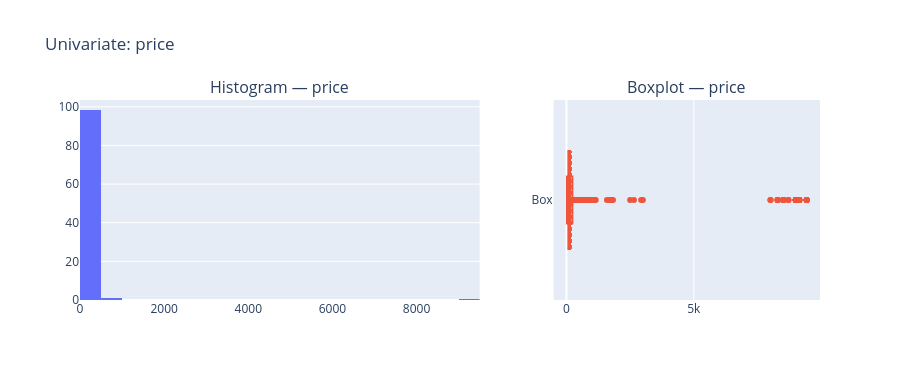
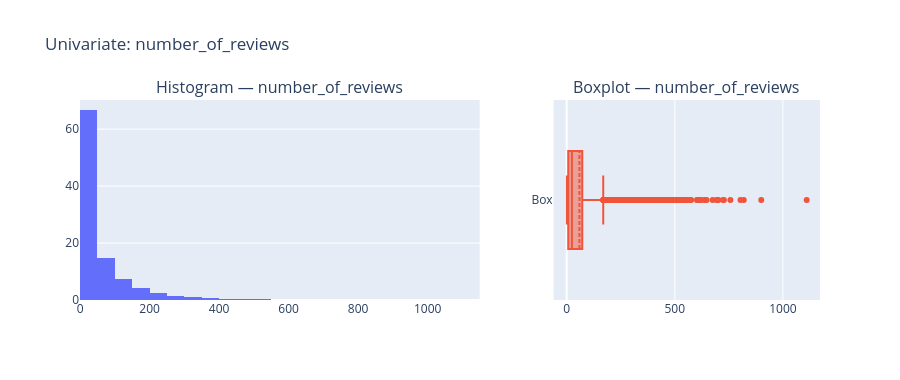
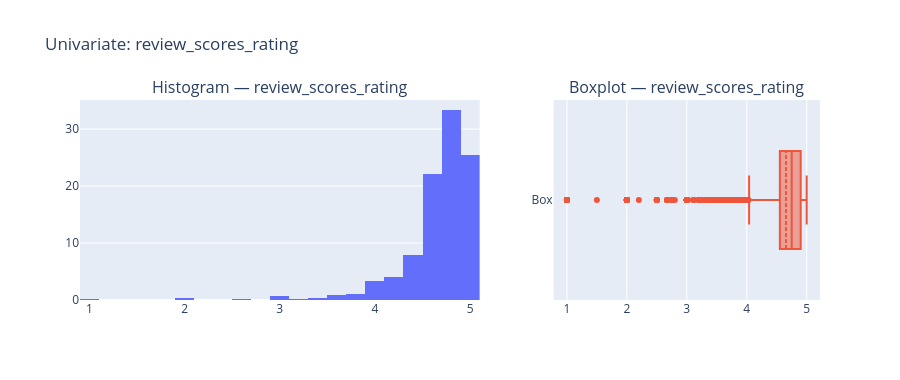
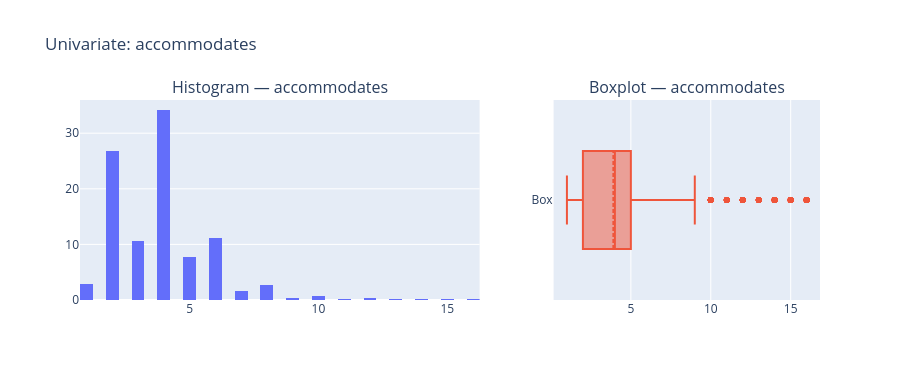

Notebook code for these charts, in order:
### Markdown cell above
## 2 · Univariate analysis

### 2.1 Numerical distributions

### Code cell
num_vars = [
    "price", "number_of_reviews", "review_scores_rating",
    "accommodates", "calculated_host_listings_count",
]
df_num = l_df[num_vars].dropna()

stats = df_num.describe().T
stats["skewness"] = df_num.skew()
display(stats)

for col in num_vars:
    fig = make_subplots(
        rows=1, cols=2, column_widths=[0.6, 0.4],
        subplot_titles=(f"Histogram — {col}", f"Boxplot — {col}"),
    )
    fig.add_trace(
        go.Histogram(x=df_num[col], nbinsx=40, histnorm="percent", name="Hist"),
        row=1, col=1,
    )
    fig.add_trace(
        go.Box(x=df_num[col], boxmean=True, name="Box"),
        row=1, col=2,
    )
    fig.update_layout(title=f"Univariate: {col}", height=380, showlegend=False)
    fig.show()

### Figure 1 — Plotly figure (JSON) as saved in the notebook; plotly's stock layout.template omitted (floating-point values rounded to 4 significant figures; data arrays with more than 128 entries replaced by an {"elided": "..."} marker saying what was removed)
{"data": [{"histnorm": "percent", "name": "Hist", "nbinsx": 40, "type": "histogram", "x": {"elided": "7895 float values"}, "xaxis": "x", "yaxis": "y"}, {"boxmean": true, "name": "Box", "type": "box", "x": {"elided": "7895 float values"}, "xaxis": "x2", "yaxis": "y2"}], "layout": {"annotations": [{"font": {"size": 16}, "showarrow": false, "text": "Histogram — price", "x": 0.27, "xanchor": "center", "xref": "paper", "y": 1, "yanchor": "bottom", "yref": "paper"}, {"font": {"size": 16}, "showarrow": false, "text": "Boxplot — price", "x": 0.82, "xanchor": "center", "xref": "paper", "y": 1, "yanchor": "bottom", "yref": "paper"}], "height": 380, "showlegend": false, "title": {"text": "Univariate: price"}, "xaxis": {"anchor": "y", "domain": [0, 0.54]}, "xaxis2": {"anchor": "y2", "domain": [0.64, 1]}, "yaxis": {"anchor": "x", "domain": [0, 1]}, "yaxis2": {"anchor": "x2", "domain": [0, 1]}}}

### Figure 2 — Plotly figure (JSON) as saved in the notebook; plotly's stock layout.template omitted (floating-point values rounded to 4 significant figures; data arrays with more than 128 entries replaced by an {"elided": "..."} marker saying what was removed)
{"data": [{"histnorm": "percent", "name": "Hist", "nbinsx": 40, "type": "histogram", "x": {"elided": "7895 int values"}, "xaxis": "x", "yaxis": "y"}, {"boxmean": true, "name": "Box", "type": "box", "x": {"elided": "7895 int values"}, "xaxis": "x2", "yaxis": "y2"}], "layout": {"annotations": [{"font": {"size": 16}, "showarrow": false, "text": "Histogram — number_of_reviews", "x": 0.27, "xanchor": "center", "xref": "paper", "y": 1, "yanchor": "bottom", "yref": "paper"}, {"font": {"size": 16}, "showarrow": false, "text": "Boxplot — number_of_reviews", "x": 0.82, "xanchor": "center", "xref": "paper", "y": 1, "yanchor": "bottom", "yref": "paper"}], "height": 380, "showlegend": false, "title": {"text": "Univariate: number_of_reviews"}, "xaxis": {"anchor": "y", "domain": [0, 0.54]}, "xaxis2": {"anchor": "y2", "domain": [0.64, 1]}, "yaxis": {"anchor": "x", "domain": [0, 1]}, "yaxis2": {"anchor": "x2", "domain": [0, 1]}}}

### Figure 3 — Plotly figure (JSON) as saved in the notebook; plotly's stock layout.template omitted (floating-point values rounded to 4 significant figures; data arrays with more than 128 entries replaced by an {"elided": "..."} marker saying what was removed)
{"data": [{"histnorm": "percent", "name": "Hist", "nbinsx": 40, "type": "histogram", "x": {"elided": "7895 float values"}, "xaxis": "x", "yaxis": "y"}, {"boxmean": true, "name": "Box", "type": "box", "x": {"elided": "7895 float values"}, "xaxis": "x2", "yaxis": "y2"}], "layout": {"annotations": [{"font": {"size": 16}, "showarrow": false, "text": "Histogram — review_scores_rating", "x": 0.27, "xanchor": "center", "xref": "paper", "y": 1, "yanchor": "bottom", "yref": "paper"}, {"font": {"size": 16}, "showarrow": false, "text": "Boxplot — review_scores_rating", "x": 0.82, "xanchor": "center", "xref": "paper", "y": 1, "yanchor": "bottom", "yref": "paper"}], "height": 380, "showlegend": false, "title": {"text": "Univariate: review_scores_rating"}, "xaxis": {"anchor": "y", "domain": [0, 0.54]}, "xaxis2": {"anchor": "y2", "domain": [0.64, 1]}, "yaxis": {"anchor": "x", "domain": [0, 1]}, "yaxis2": {"anchor": "x2", "domain": [0, 1]}}}

### Figure 4 — Plotly figure (JSON) as saved in the notebook; plotly's stock layout.template omitted (floating-point values rounded to 4 significant figures; data arrays with more than 128 entries replaced by an {"elided": "..."} marker saying what was removed)
{"data": [{"histnorm": "percent", "name": "Hist", "nbinsx": 40, "type": "histogram", "x": {"elided": "7895 int values"}, "xaxis": "x", "yaxis": "y"}, {"boxmean": true, "name": "Box", "type": "box", "x": {"elided": "7895 int values"}, "xaxis": "x2", "yaxis": "y2"}], "layout": {"annotations": [{"font": {"size": 16}, "showarrow": false, "text": "Histogram — accommodates", "x": 0.27, "xanchor": "center", "xref": "paper", "y": 1, "yanchor": "bottom", "yref": "paper"}, {"font": {"size": 16}, "showarrow": false, "text": "Boxplot — accommodates", "x": 0.82, "xanchor": "center", "xref": "paper", "y": 1, "yanchor": "bottom", "yref": "paper"}], "height": 380, "showlegend": false, "title": {"text": "Univariate: accommodates"}, "xaxis": {"anchor": "y", "domain": [0, 0.54]}, "xaxis2": {"anchor": "y2", "domain": [0.64, 1]}, "yaxis": {"anchor": "x", "domain": [0, 1]}, "yaxis2": {"anchor": "x2", "domain": [0, 1]}}}
